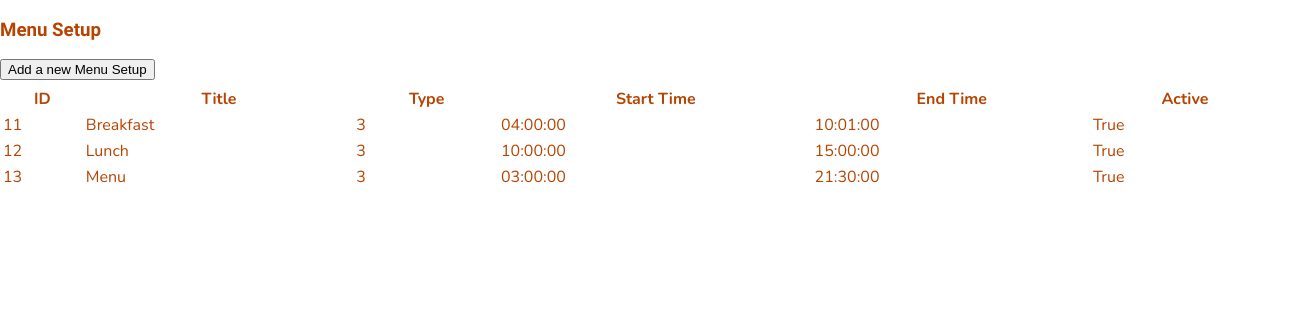
The page /menuSetup/538 (signed in) on the database as committed earlier.
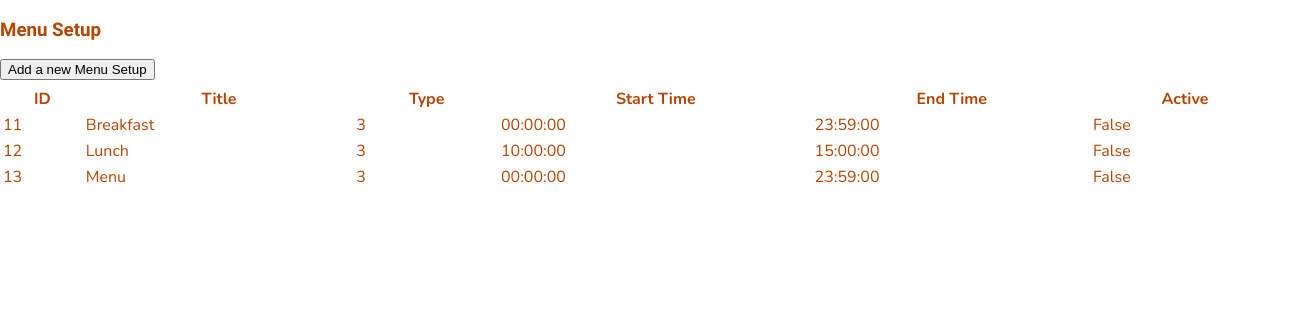
The same page on the database as committed later.
### website/models.py (models this page shows)
class ShopMenus(db.Model):
    shopMenuID = db.Column(db.Integer, primary_key=True)
    displayID = db.Column(db.Integer, db.ForeignKey('displays.displayID', name='fk_shop_menus_display_id'))
    menuTypeID = db.Column(db.Integer, db.ForeignKey('menus.menuID', name='fk_shops_menus_menu_type_id'))
    menuTitle = db.Column(db.String(50), nullable=False)
    menuStartTime = db.Column(db.Time, nullable=False)
    menuFinishTime = db.Column(db.Time, nullable=False)
    menuActive = db.Column(db.Boolean, nullable=False)

### website/displays.py (the view)
@displays.route('/menuSetup/<int:display_id>', methods=['GET', 'POST'])
@login_required
def menuSetup(display_id):
    displayID = display_id
    user = current_user
    display = Displays.query.get(displayID)
    shopMenus = ShopMenus.query.filter_by(displayID=displayID).all()
    return render_template('menuSetup.html',
                           displays=displays,
                           user=user,
                           display=display,
                           shopMenus=shopMenus)

### website/__init__.py (called while the page is built)
def create_app():
    app = Flask(__name__)
    app.config['SECRET_KEY'] = 'itAlwaysWorksInTheEnd'
    app.config['SQLALCHEMY_DATABASE_URI'] = f'sqlite:///{DB_NAME}'
    db.init_app(app)
    migrate.init_app(app, db)
    app.config['UPLOAD_FOLDER'] = UPLOAD_FOLDER
    from .views import views
    from .displays import displays
    from .auth import auth
    from .adsControl import adsControl
    app.register_blueprint(views, url_prefix='/')
    app.register_blueprint(displays, url_prefix='/')
    app.register_blueprint(auth, url_prefix='/')
    app.register_blueprint(adsControl, url_prefix='/')
    login_manager = LoginManager()
    login_manager.login_view = 'auth.login'
    login_manager.init_app(app)
    @login_manager.user_loader
    def load_user(id):
        from .models import Users
        return Users.query.get(int(id))
    return app

### website/templates/menuSetup.html (shortened to what this page needs)
{% extends "base.html" %}{% block title %}Menu Setup{% endblock %}
{% block content %}
    <div>
        <h3>Menu Setup</h3>
            <button type="button" onclick="window.location.href='/menuSetupAddNew/{{ display.displayID }}';" name="{{ display.displayID }}">Add a new Menu Setup</button>
            <table>
                <thead>
                    <tr>
                        <th>ID</th>
                        <th>Title</th>
                        <th>Type</th>
                        <th>Start Time</th>
                        <th>End Time</th>
                        <th>Active</th>
                    </tr>
                </thead>
                <tbody>
                {% for shopMenu in shopMenus %}
                    <tr class="shop-menu-row" data-shopmenuid="{{ shopMenu.shopMenuID }}" onclick="window.location.href='/menuSetupEdit/{{ shopMenu.shopMenuID }}';" name="{{ shopMenu.shopMenuID }}">
                        <td>{{shopMenu.shopMenuID }}</td>
                        <td>{{shopMenu.menuTitle }}</td>
                        <td>{{shopMenu.menuTypeID }}</td>
                        <td>{{shopMenu.menuStartTime }}</td>
                        <td>{{shopMenu.menuFinishTime }}</td>
                        <td>{{shopMenu.menuActive }}</td>
                    </tr>
                {% endfor %}
                </tbody>
            </table>
    </div>
{% endblock %}

### website/templates/base.html (shortened to what this page needs)
<!DOCTYPE html>
<html lang="en">
<head>
    <link rel="stylesheet" href="{{ url_for('static', filename='style.css') }}">
    <link href="https://cdnjs.cloudflare.com/ajax/libs/select2/4.0.13/css/select2.min.css" rel="stylesheet" />
</head>
<body>
    {% block content %}
    {% endblock %}
</body>
</html>

### website/static/style.css (style rules this page uses)
body { background: #ffffff; width: 1280px; height: 680px; font-family: 'Lobster', sans-serif; font-size: 1rem; color: #b64400; margin: 0px; }
p, table { font-family: 'Nunito', sans-serif; font-size: 16px; margin-top: 5px; margin-bottom: 5px; padding-top: 0; }
table { width: 100%; }
table { position: relative; top: 0; left: 0; width: 100%; }

Rows that differ between the two databases and show on the page:
changed ShopMenus "Breakfast": menuStartTime "04:00:00" → "00:00:00"; menuFinishTime "10:01:00" → "23:59:00"; menuActive "True" → "False"
changed ShopMenus "Lunch": menuActive "True" → "False"
changed ShopMenus "Menu": menuStartTime "03:00:00" → "00:00:00"; menuFinishTime "21:30:00" → "23:59:00"; menuActive "True" → "False"
